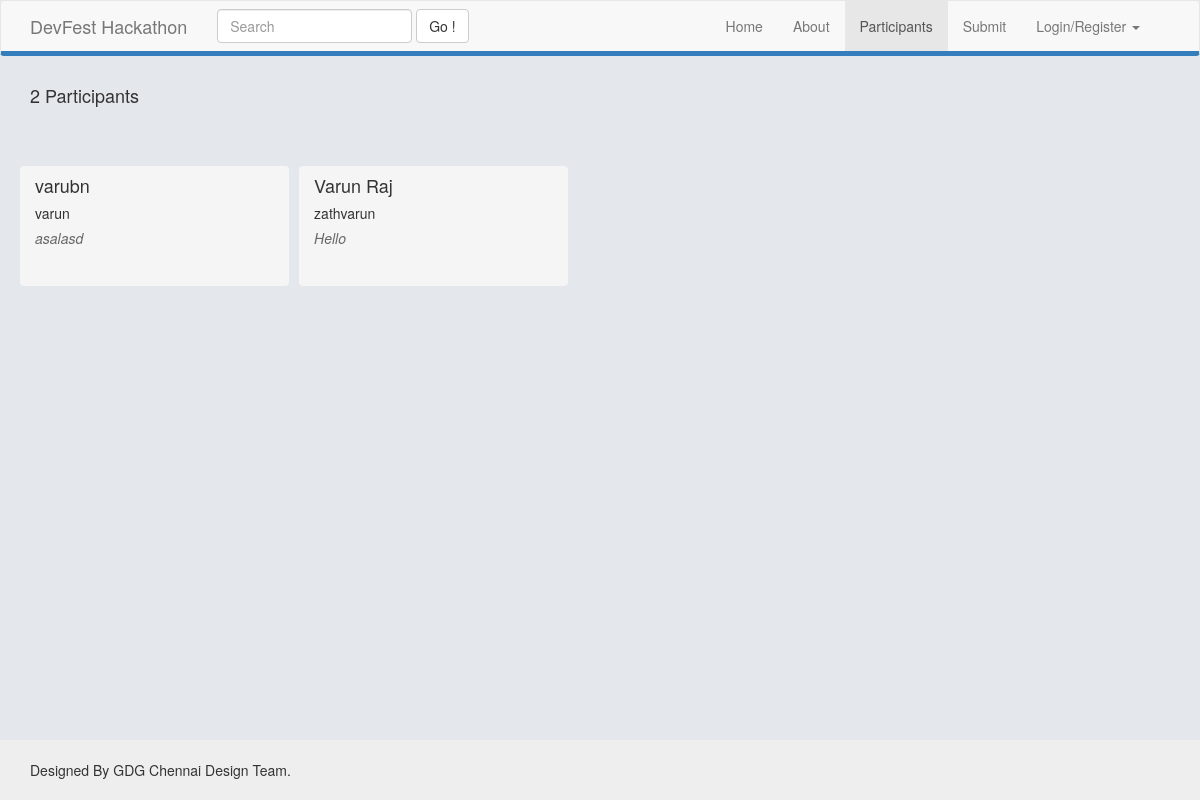
The page /members.php on the database as committed earlier.
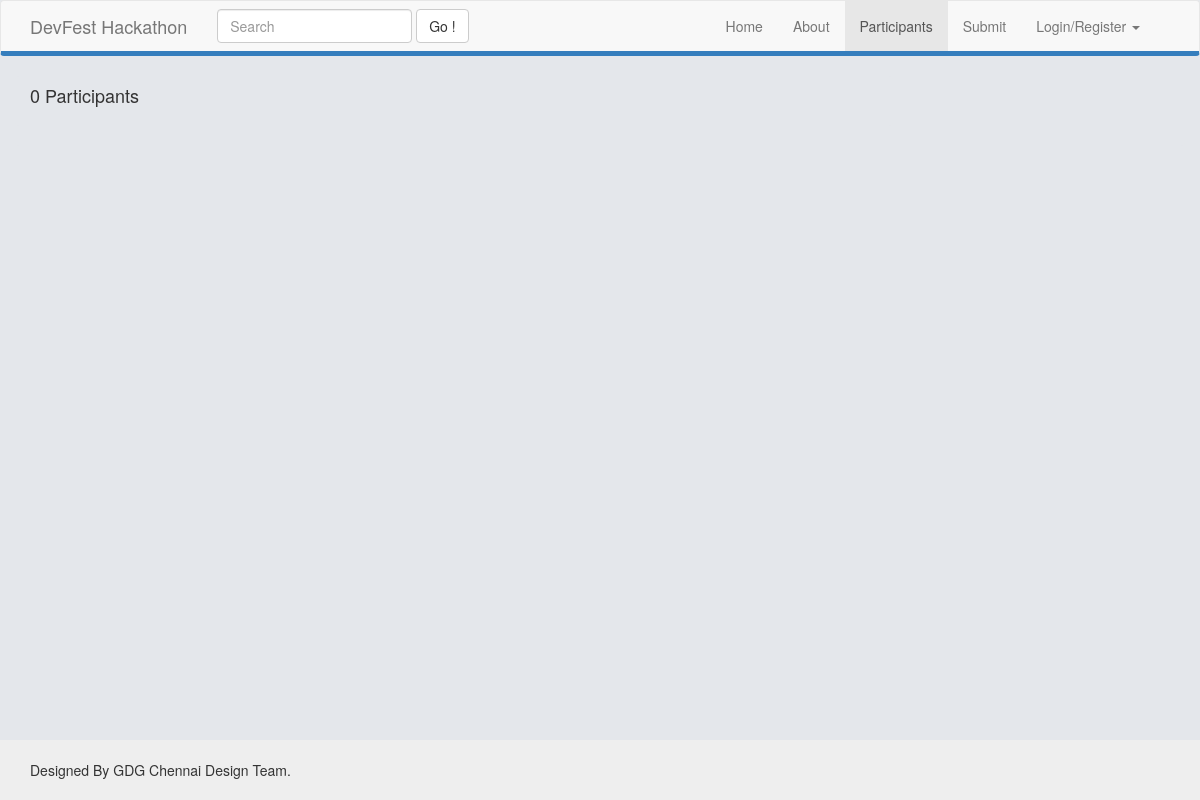
The same page on the database as committed later.
### tables this page shows
CREATE TABLE IF NOT EXISTS `user_login` (
  `username` varchar(32) NOT NULL,
  `password` varchar(32) NOT NULL,
  `name` varchar(32) NOT NULL,
  `email` varchar(32) NOT NULL,
  PRIMARY KEY (`username`)
);

### members.php (the view, shortened to what this page needs)
<?php
	 $sql = "SELECT * FROM user_login";
   $result = mysql_query($sql);
   $i=0;
      while ( $db_field = mysql_fetch_assoc($result) ) {
$i=$i+1;
	  }
?>
<html>
<link href="content/css/bootstrap.css" rel="stylesheet" type="text/css" />
<link href="content/css/style.css" rel="stylesheet" type="text/css" />
<body>
<div id="wrap">
<div class="navbar navbar-default ">
      <div class="container">
        <div class="navbar-header">
          <a class="navbar-brand" href="index.php">DevFest Hackathon</a>
        </div>
  <form class="navbar-form navbar-left" role="search" action="search.php" method="get">
      <div class="form-group">
        <input type="text" class="form-control" name="name" placeholder="Search">
      </div>
      <button type="submit" class="btn btn-default">Go !</button>
    </form>
    <div class="navbar-collapse collapse pull-right">
          <ul class="nav navbar-nav">
            <li ><a href="index.php">Home</a></li>
            <li><a href="about.php">About</a></li>
            <li class="active"><a href="members.php">Participants</a></li>
            <li><a href="submit.php">Submit</a></li>
            <li class="dropdown">
              <?php
			  if(isset($_SESSION['login'])!=1){
				  echo '
				   <a href="#" class="dropdown-toggle" data-toggle="dropdown">Login/Register <b class="caret"></b></a>
              <ul class="dropdown-menu"><li><a href="login.php">Login</a></li>
                <li><a href="register.php">Register</a></li>';
			  }
			  else{
				   echo"<a href='#' class='dropdown-toggle' data-toggle='dropdown'>{$_SESSION['member_name']} <b class='caret'></b></a>
              <ul class='dropdown-menu'> <li><a href='profile.php?me'>Profile</a></li><li><a href='logout.php'>Logout</a></li>";
				  }
			  ?>
              </ul>
            </li>
          </ul>
        </div>
      </div>
    </div>
    <div class="container">
    <div class="well row ribbon">
    <div class=" pull-left ribbon  col-lg-9 well">
   <h4><?php echo $i ?> Participants</h4>
    </div>
    <div class="col-lg-3 pull-right ribbon">
    </div>
    </div>
   <?php
   $sql = "SELECT * FROM user_login";
   $result = mysql_query($sql);
   echo "<div class='row'>";
   while ( $db_field = mysql_fetch_assoc($result) ) {
	echo "<div class='well col-lg-3 module_user'>
	<h4>
	{$db_field['name']}
	</h4>
	<h5>{$db_field['username']}</h5>
	<h5><i>{$db_field['email']}</i></h5>
	</div>";
}
   echo "</div>";
   ?>
    </div>
    </div>
<div id="footer">
      <div class="container">
        <p class="footer_text">Designed By GDG Chennai Design Team. </p>
      </div>
    </div>
</body>
</html>

Rows that differ between the two databases and show on the page:
removed user_login: name "varubn", username "varun", email "asalasd"
removed user_login: name "Varun Raj", username "zathvarun", email "Hello"
Other text that changed with them:
$i: "2" → "0"
